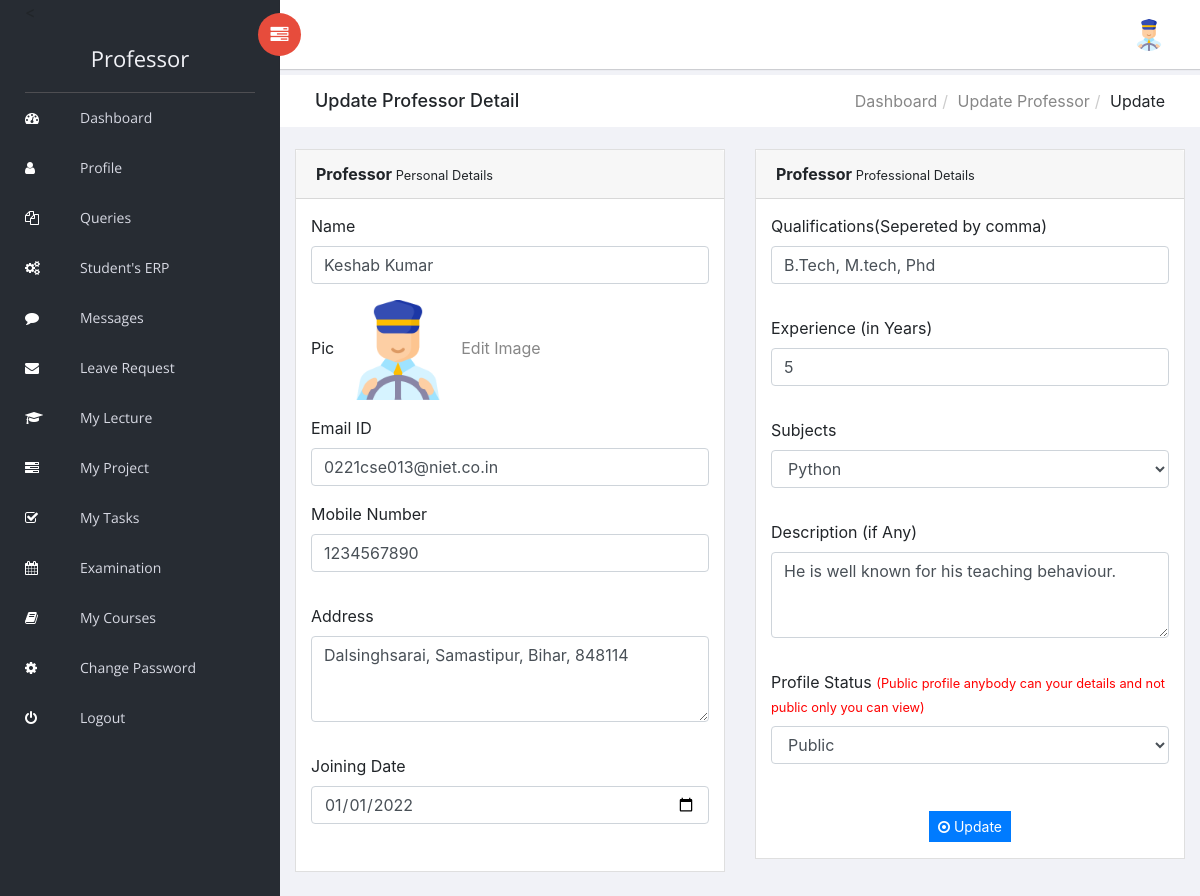
The app's page /Professor/profile.php (signed in) with its own data.
### tables this page shows
CREATE TABLE `tblteacher` (
  `ID` int(10) NOT NULL,
  `Name` varchar(120) DEFAULT NULL,
  `Picture` varchar(200) NOT NULL,
  `Email` varchar(120) DEFAULT NULL,
  `MobileNumber` bigint(10) DEFAULT NULL,
  `password` varchar(255) DEFAULT NULL,
  `Qualifications` varchar(120) DEFAULT NULL,
  `Address` varchar(200) DEFAULT NULL,
  `TeacherSub` varchar(120) DEFAULT NULL,
  `description` mediumtext DEFAULT NULL,
  `teachingExp` varchar(10) DEFAULT NULL,
  `JoiningDate` varchar(120) DEFAULT NULL,
  `RegDate` timestamp NOT NULL DEFAULT current_timestamp(),
  `isPublic` int(1) DEFAULT NULL
);

### Professor/profile.php (the view, shortened to what this page needs)
<?php session_start();
include('includes/dbconnection.php');
if (strlen($_SESSION['trmsuid']==0)) {
  header('location:logout.php');
  } else{
  ?>
<!doctype html>
<html class="no-js" lang="en">
<head>
    <link rel="stylesheet" href="../vendors/bootstrap/dist/css/bootstrap.min.css">
    <link rel="stylesheet" href="../vendors/font-awesome/css/font-awesome.min.css">
    <link rel="stylesheet" href="../vendors/themify-icons/css/themify-icons.css">
    <link rel="stylesheet" href="../vendors/flag-icon-css/css/flag-icon.min.css">
    <link rel="stylesheet" href="../vendors/selectFX/css/cs-skin-elastic.css">
    <link rel="stylesheet" href="../assets/css/style.css">
</head>
<body>
    <?php include_once('includes/sidebar.php');?>
    <div id="right-panel" class="right-panel">
        <?php include_once('includes/header.php');?>
        <div class="breadcrumbs">
            <div class="col-sm-4">
                <div class="page-header float-left">
                    <div class="page-title">
                        <h1>Update Professor Detail</h1>
                    </div>
                </div>
            </div>
            <div class="col-sm-8">
                <div class="page-header float-right">
                    <div class="page-title">
                        <ol class="breadcrumb text-right">
                            <li><a href="dashboard.php">Dashboard</a></li>
                            <li><a href="manage-teacher.php">Update Professor</a></li>
                            <li class="active">Update</li>
                        </ol>
                    </div>
                </div>
            </div>
        </div>
        <div class="content mt-3">
            <div class="animated fadeIn">
                <div class="row">
                    <div class="col-lg-6" style="float-left:left !important">
                        <div class="card">
                            <div class="card-header"><strong>Professor</strong><small> Personal Details</small></div>
                            <form name="" method="post" action="" enctype="multipart/form-data">
                            <div class="card-body card-block">
 <?php
$eid=$_SESSION['trmsuid'];
$sql="SELECT * from  tblteacher where ID=$eid";
$query = $dbh -> prepare($sql);
$query->execute();
$results=$query->fetchAll(PDO::FETCH_OBJ);
$cnt=1;
if($query->rowCount() > 0)
{
foreach($results as $row)
{               ?>
<div class="form-group">
<label for="company" class=" form-control-label">Name</label>
<input type="text" name="tname" value="<?php  echo $row->Name;?>" class="form-control" id="tname" required="true">
</div>
<div class="form-group">
<label for="company" class=" form-control-label">Pic</label> &nbsp;
<?php if($row->Picture==''):?>
<img src="images/no-image.png"  alt="NO Image">
<?php else: ?>
<img src="images/<?php echo $row->Picture;?>" width="100" height="100" value="<?php  echo $row->Picture;?>">
<?php endif;?>
<a href="changeimage.php"> &nbsp; Edit Image</a>
</div>
<div class="form-group">
<label for="street" class=" form-control-label">Email ID</label>
<input type="email" name="email" value="<?php  echo $row->Email;?>" id="email" class="form-control" required="true">
</div>
<div class="row form-group">
<div class="col-12">
<div class="form-group"><label for="city" class=" form-control-label">Mobile Number</label><input type="tel" name="mobilenumber" id="mobilenumber" value="<?php  echo $row->MobileNumber;?>" class="form-control" required="true" maxlength="10" pattern="[0-9]+"></div>
</div>
</div>
<div class="row form-group">
<div class="col-12">
<div class="form-group"><label for="city" class=" form-control-label">Address</label><textarea type="text" name="address" id="address" class="form-control" rows="3" cols="12" required="true"><?php  echo $row->Address;?></textarea></div>
</div>
</div>
<div class="row form-group">
<div class="col-12">
<div class="form-group"><label for="city" class=" form-control-label">Joining Date</label><input type="date" name="joiningdate" id="joiningdate" value="<?php  echo $row->JoiningDate;?>" class="form-control" required="true"></div>
</div>
</div>
</div>
                                                </div>
                                            </div>
          <div class="col-lg-6">
                        <div class="card">
                            <div class="card-header"><strong>Professor</strong><small> Professional Details</small></div>
                            <form name="" method="post" action="" enctype="multipart/form-data">
                            <div class="card-body card-block">
<div class="row form-group">
<div class="col-12">
<div class="form-group">
<label for="city" class=" form-control-label">Qualifications(Sepereted by comma)</label>
<input type="text" name="qualifications" id="qualifications" value="<?php  echo $row->Qualifications;?>" class="form-control" required="true">
</div>
</div>
</div>
<div class="row form-group">
<div class="col-12">
<div class="form-group">
<label for="city" class=" form-control-label">Experience (in Years)</label>
<input type="text" name="teachingexp" id="teachingexp" pattern="[0-9]+" title="only numbers"  value="<?php  echo $row->teachingExp;?>" class="form-control" required="true">
</div>
</div>
</div>
<div class="row form-group">
<div class="col-12">
<div class="form-group"><label for="city" class=" form-control-label">Subjects</label><select type="text" name="tsubjects" id="tsubjects" value="" class="form-control" required="true">
<option value="<?php  echo $row->TeacherSub;?>"><?php  echo $row->TeacherSub;?></option>
</select></div>
</div>
 </div>
<div class="row form-group">
<div class="col-12">
<div class="form-group"><label for="city" class=" form-control-label">Description (if Any)</label><textarea type="text" name="description" id="description" class="form-control" rows="3" cols="12"><?php  echo $row->description;?></textarea></div>
</div>
</div>
<div class="row form-group">
<div class="col-12">
<div class="form-group"><label for="city" class=" form-control-label">Profile Status <small style="color:red">(Public profile anybody can your details and not public only you can view)</small></label>
    <select type="text" name="status" id="status" value="" class="form-control" required="true">
         <?php if($row->isPublic=='1'):?>
<option value="1">Public</option>
<?php else: ?>
<option value="0">Not public</option>
<option value="1">Public</option>
<?php endif;?>
</select></div>
</div>
 </div>
</div>
<?php $cnt=$cnt+1;}} ?>
<p style="text-align: center;"><button type="submit" class="btn btn-primary btn-sm" name="submit" id="submit"><i class="fa fa-dot-circle-o"></i> Update</button></p>
                                                </div>
                                            </div>
                                            </div>
                                        </div>
                                    </div>
                                </div>
</body>
</html>
<?php }  ?>

### Professor/includes/header.php (shortened to what this page needs)
 <header id="header" class="header">
            <div class="header-menu">
                <div class="col-sm-7">
                    <a id="menuToggle" class="menutoggle pull-left"><i class="fa fa fa-tasks"></i></a>
                </div>
                <div class="col-sm-5">
                    <div class="user-area dropdown float-right">
                        <a href="#" class="dropdown-toggle" data-toggle="dropdown" aria-haspopup="true" aria-expanded="false">
 <?php
$eid=$_SESSION['trmsuid'];
$query=$dbh -> prepare("SELECT * from  tblteacher where ID=$eid");
$query->execute();
$results=$query->fetchAll(PDO::FETCH_OBJ);
foreach($results as $row)
{
    if($row->Picture==''):?>
                            <img class="user-avatar rounded-circle" src="images/images.png" alt="User Avatar">
                            <?php else: ?>
<img src="images/<?php echo $row->Picture;?>" class="user-avatar rounded-circle">
<?php endif;?>
                        </a>
<?php } ?>
                    </div>
                </div>
            </div>
        </header>

### records on screen
tblteacher: Picture (picture), tname "Keshab Kumar", email "0221cse013@niet.co.in", mobilenumber "1234567890", address "Dalsinghsarai, Samastipur, Bihar, 848114", joiningdate "01/01/2022", qualifications "B.Tech, M.tech, Phd", teachingexp "5", tsubjects "Python", description "He is well known for his teaching behaviour.", status "Public"
